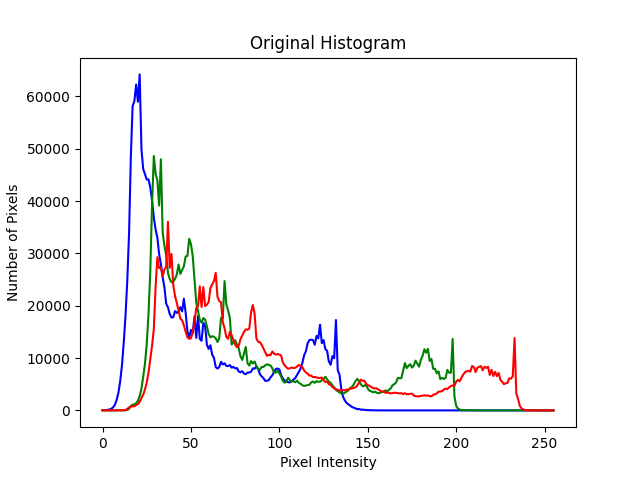
#> input picture Original Histogram.png, 640 x 480 px
$ python -i histogramEqualization.py   (imports and definitions only)
#> lines starting #> are read from the running program, lines starting #| are printed output that depends on the picture
import cv2
import numpy as np
from matplotlib import pyplot as plt


# 定义一个函数，用于对彩色图像进行直方图均衡化，并输出均衡化后的直方图
def histogram_equalization(file_name):
    """
    对指定的彩色图像文件进行直方图均衡化，并显示原始和均衡化后的直方图。
    同时，将直方图保存为图像文件。

    参数:
    file_name (str): 图像文件的路径。
    """
#> called with file_name = 'Original Histogram.png'
    try:
        # 读取图像文件
        image = cv2.imread(file_name)  # 以彩色模式读取图像
#> image is the input picture: shape (480, 640, 3); mean B, G, R 247.1, 246, 247

        # 检查图像是否成功加载
        if image is None:
            raise FileNotFoundError("无法加载图像，请检查文件路径。")

        # 分离图像的颜色通道
        b, g, r = cv2.split(image)
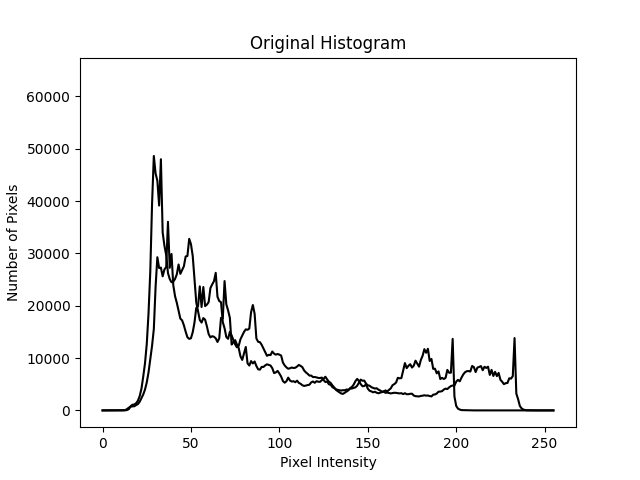
#> b: shape (480, 640); min 0, max 255, mean 247.1
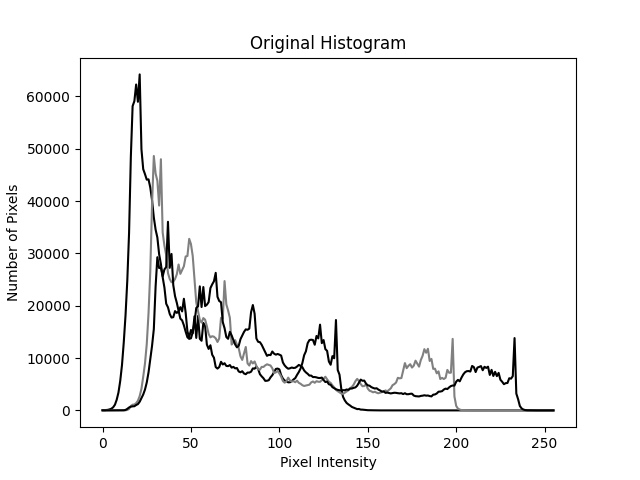
#> g: shape (480, 640); min 0, max 255, mean 246
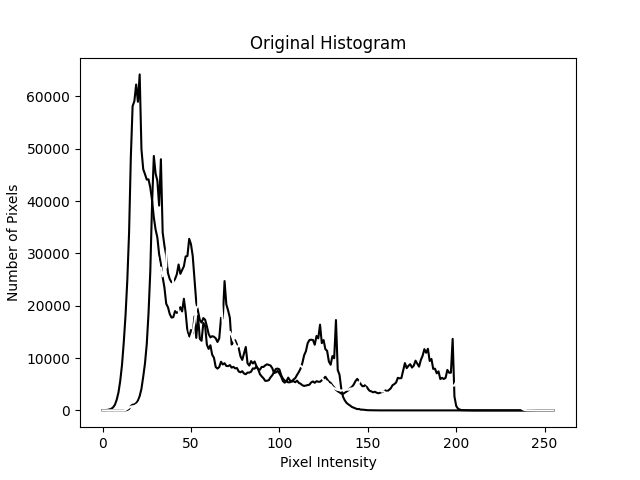
#> r: shape (480, 640); min 0, max 255, mean 247

        # 对每个通道进行直方图均衡化
        b_eq = cv2.equalizeHist(b)
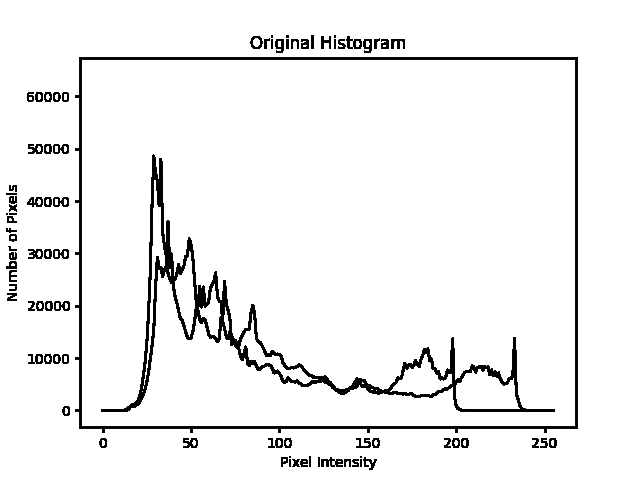
#> b_eq: shape (480, 640); min 0, max 255, mean 240.9
        g_eq = cv2.equalizeHist(g)
        r_eq = cv2.equalizeHist(r)
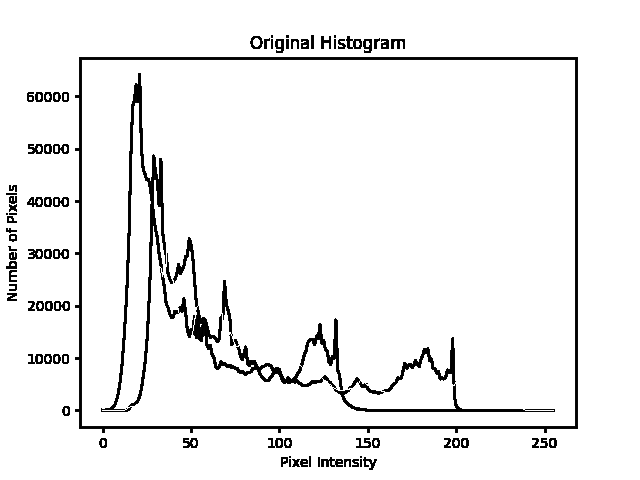
#> r_eq: shape (480, 640); min 0, max 255, mean 240.6

        # 合并均衡化后的通道
        equalized_image = cv2.merge((b_eq, g_eq, r_eq))
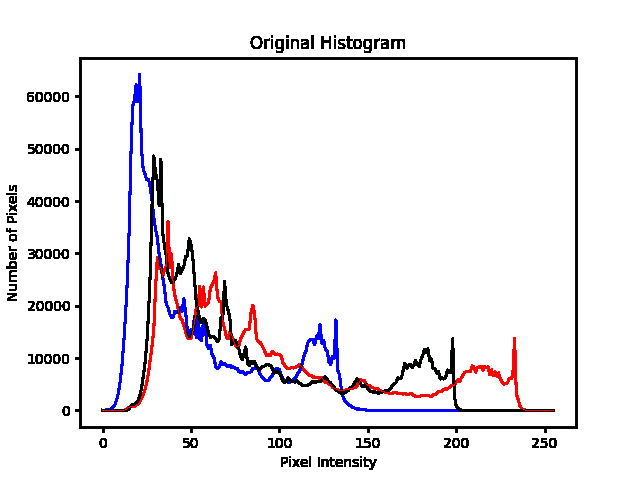
#> equalized_image: shape (480, 640, 3); mean B, G, R 240.9, 238.1, 240.6

        # 计算原始图像的直方图
        # hist指每个通道各像素值的出现次数，bins指直方图区间
        # .flatten()将对应的颜色通道数据展平成一维数组，以便计算直方图
        # 256指将直方图划分为256个区间，[0, 255]则代表直方图的区间范围
        hist_b, bins_b = np.histogram(b.flatten(), 256, [0, 255])
#> hist_b = 256 values, max 289954 at index 255, min 12 at index 162, mean 1200; bins_b = 257 values from 0 to 255
        hist_g, bins_g = np.histogram(g.flatten(), 256, [0, 255])
#> hist_g = 256 values, max 286333 at index 255, min 15 at index 51, mean 1200; bins_g = 257 values from 0 to 255
        hist_r, bins_r = np.histogram(r.flatten(), 256, [0, 255])
#> hist_r = 256 values, max 289539 at index 255, min 13 at index 138, mean 1200; bins_r = 257 values from 0 to 255

        # 计算均衡化后图像的直方图
        hist_b_eq, bins_b_eq = np.histogram(b_eq.flatten(), 256, [0, 255])
#> hist_b_eq = 256 values, max 289954 at index 255, min 0 at index 8, mean 1200; bins_b_eq = 257 values from 0 to 255
        hist_g_eq, bins_g_eq = np.histogram(g_eq.flatten(), 256, [0, 255])
#> hist_g_eq = 256 values, max 286333 at index 255, min 0 at index 11, mean 1200; bins_g_eq = 257 values from 0 to 255
        hist_r_eq, bins_r_eq = np.histogram(r_eq.flatten(), 256, [0, 255])
#> hist_r_eq = 256 values, max 289539 at index 255, min 0 at index 8, mean 1200; bins_r_eq = 257 values from 0 to 255

        # 绘制原始图像的直方图
        # [0:-1]代表去掉直方图区间的最后一个值
        plt.figure()
        plt.title(file_name.rsplit('.', 1)[0].split('/')[-1] + "_originalHistogram." + file_name.rsplit('.', 1)[1])
        plt.xlabel("Pixel Intensity")
        plt.ylabel("Number of Pixels")
        plt.plot(bins_b[0:-1], hist_b, color='b', label='Blue')
        plt.plot(bins_g[0:-1], hist_g, color='g', label='Green')
        plt.plot(bins_r[0:-1], hist_r, color='r', label='Red')
        plt.legend()

        # 保存原始直方图图像
        plt.savefig(file_name.rsplit('.', 1)[0] + '_originalHistogram.' + file_name.rsplit('.', 1)[1])
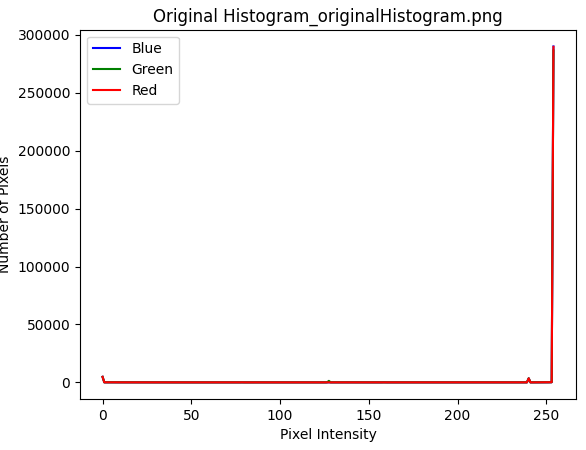
#> figure drawn by matplotlib, 1 panel; curve peaks at x = 254, y = 289954; curve peaks at x = 254, y = 286333; curve peaks at x = 254, y = 289539
        plt.show()
        plt.close()

        # 绘制均衡化后图像的直方图
        plt.figure()
        plt.title(file_name.rsplit('.', 1)[0].split('/')[-1] + "_equalizedHistogram." + file_name.rsplit('.', 1)[1])
        plt.xlabel("Pixel Intensity")
        plt.ylabel("Number of Pixels")
        plt.plot(bins_b_eq[0:-1], hist_b_eq, color='b', label='Blue')
        plt.plot(bins_g_eq[0:-1], hist_g_eq, color='g', label='Green')
        plt.plot(bins_r_eq[0:-1], hist_r_eq, color='r', label='Red')
        plt.legend()

        # 保存直方图图像
        plt.savefig(file_name.rsplit('.', 1)[0] + '_equalizedHistogram.' + file_name.rsplit('.', 1)[1])
#> figure, not shown here; curve peaks at x = 254, y = 289954; curve peaks at x = 254, y = 286333; curve peaks at x = 254, y = 289539
        plt.show()
        plt.close()

        # 显示均衡化后的图像
        plt.figure()
        plt.title(file_name.rsplit('.', 1)[0].split('/')[-1] + "_equalized." + file_name.rsplit('.', 1)[1])
        plt.imshow(cv2.cvtColor(equalized_image, cv2.COLOR_BGR2RGB))  # 转换颜色空间以正确显示
        plt.show()

        # 保存均衡化后的图像
        output_file_name = file_name.rsplit('.', 1)[0] + '_equalized.' + file_name.rsplit('.', 1)[1]
        cv2.imwrite(output_file_name, equalized_image)
        print(f"均衡化后的图像已保存为：{output_file_name}")

    except FileNotFoundError as e:
        # 如果文件没有找到，打印错误信息
        print(e)
    except Exception as e:
        # 如果发生其他错误，打印错误信息
        print(f"处理文件时发生错误：{e}")

# 示例用法
# 假设用户输入的文件名是'image.jpg'
# histogram_equalization_color('path/to/your/image.jpg')

>>> result = histogram_equalization('Original Histogram.png')

$ run again, on Equalized Histogram.png
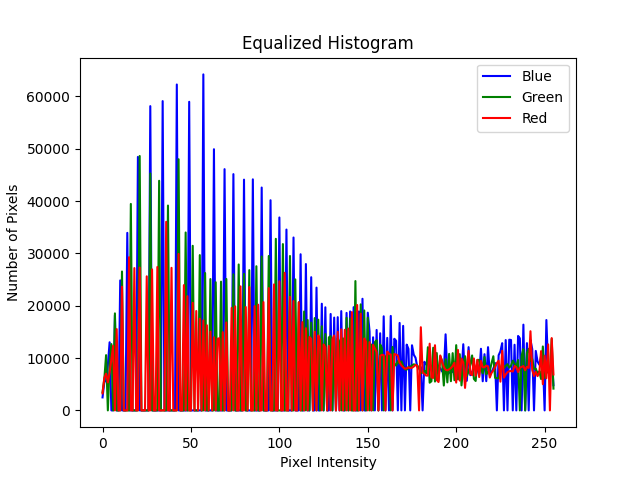
#> input picture Equalized Histogram.png, 640 x 480 px
#> in histogram_equalization, image is the input picture: shape (480, 640, 3); mean B, G, R 223.3, 217.4, 231.6
#> in histogram_equalization, `equalized_image = cv2.merge((b_eq, g_eq, r_eq))`:
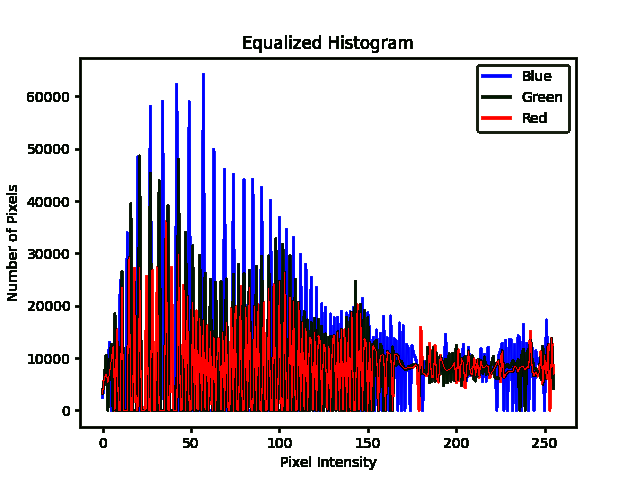
#> equalized_image: shape (480, 640, 3); mean B, G, R 214.1, 204.5, 217.2
#> hist_b = 256 values, max 256928 at index 255, min 31 at index 228, mean 1200; bins_b = 257 values from 0 to 255
#> hist_g = 256 values, max 243591 at index 255, min 53 at index 228, mean 1200; bins_g = 257 values from 0 to 255
#> hist_r = 256 values, max 259844 at index 255, min 68 at index 83, mean 1200; bins_r = 257 values from 0 to 255
#> hist_b_eq = 256 values, max 256928 at index 255, min 0 at index 18, mean 1200; bins_b_eq = 257 values from 0 to 255
#> hist_g_eq = 256 values, max 243591 at index 255, min 0 at index 19, mean 1200; bins_g_eq = 257 values from 0 to 255
#> hist_r_eq = 256 values, max 259844 at index 255, min 0 at index 24, mean 1200; bins_r_eq = 257 values from 0 to 255
#> in histogram_equalization, `plt.savefig(file_name.rsplit('.', 1)[0] + '_originalHistogram.' + file..`:
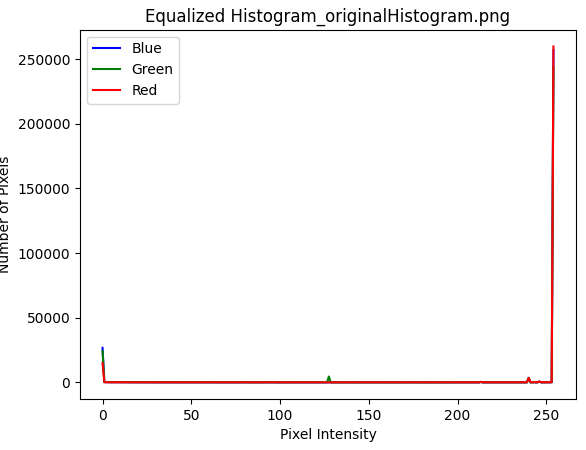
#> figure drawn by matplotlib, 1 panel; curve peaks at x = 254, y = 256928; curve peaks at x = 254, y = 243591; curve peaks at x = 254, y = 259844
